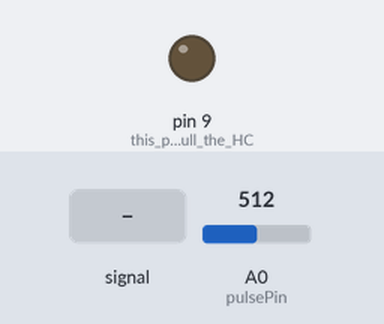
This sketch was run on a simulated Arduino Uno, built with avr-gcc and run on an emulated ATmega328P. Parts: output pins drawn as LEDs (lit = HIGH). The inputs (shaded band) are chosen by the test bench; at power-on: A0 (pulsePin) = 512. The modem accepts every AT command (registered, SIM ready, sends succeed) and sends nothing else; what the sketch prints to the serial monitor is not drawn.

Above: at 0.05 s.
At 2.3 s:
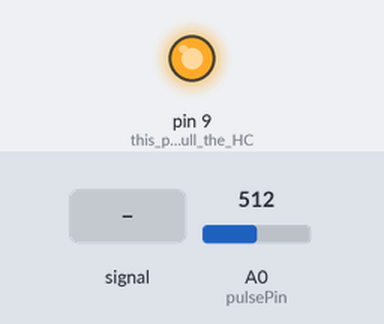
2.4 s: A0 (pulsePin) fed a 200 Hz sine of ±81 counts around its level
Timing chart, 0 to 5.4 s (numbered marks = the images above; inputs shaded):
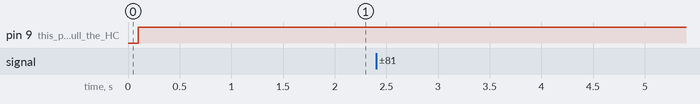

The sketch:

sensor_watch.ino
```cpp
#include <SoftwareSerial.h>
#include <Wire.h>

static SoftwareSerial BTSerial (11,10);
// ascii code in char {A, T, CR, LF};
byte AT[] = {0x41, 0x54, 0x0D, 0x0A};

// ascii code in char {A, T, +, I, N, I, T, CR, LF}
byte INIT[] = {0x41, 0x54, 0x2B, 0x49, 0x4E, 0x49, 0x54, 0x0D, 0x0A};

// ascii code in char {A, T, +, I, N, Q, CR, LF}
byte INQ[] = {0x41, 0x54, 0x2B, 0x49, 0x4E, 0x51, 0x0D, 0x0A};

// ascii code in char {A, T, +, S, T, A, T, E, CR, LF}
byte STATE[] = {0x41, 0x54, 0x2B, 0x53, 0x54, 0x41, 0x54, 0x45, 0x0D, 0x0A};

// note: char CR and LF is the end of the cmd, they must be added// ascii code in char {A, T, CR, LF};

//  Variables
int pulsePin = 0;                 // Pulse Sensor purple wire connected to analog pin 0

// Volatile Variables, used in the interrupt service routine!
volatile int BPM;                   // int that holds raw Analog in 0. updated every 2mS
volatile int Signal;                // holds the incoming raw data
volatile int IBI = 600;             // int that holds the time interval between beats! Must be seeded!
volatile boolean Pulse = false;     // "True" when User's live heartbeat is detected. "False" when not a "live beat".
volatile boolean QS = false;        // becomes true when Arduoino finds a beat.

int x0 = 1, x1 = 0, x2 = 0, x3 = 0;

void setup () {
}

//  Where the Magic Happens
void loop () {
    grafcet();
    delay (20);                             //  take a break
}

void grafcet() {
    if (x0 == 1) {
        x0 = 0;
        x1 = 1;
    } else if (x1 == 1) { // A Heartbeat Was Found
        x1 = 0;
        x2 = 1;
    } else if (x2 == 1) {
        x2 = 0;
        x3 = 1;
    } else if (x3 == 1) {
        x3 = 0;
        x2 = 1;
    }
    action();
}

void action() {
    if (x0 == 1) {
    } else if(x1 == 1) {
        Serial.begin (115200);             // we agree to talk fast!
        while (!Serial);                   // this is necessary for Leonardo to find the serialport.
        delay (100);
        initBTSerial ();
        interruptSetup ();                 // sets up to read Pulse Sensor signal every 2mS
    } else if (x2 == 1) {
        if (QS == true) {
            QS = false;
        } else {
            BPM = -1;
        }
    } else if (x3 == 1) {
        // BPM and IBI have been Determined
        // Quantified Self "QS" true when arduino finds a heartbeat
        sendDataToSerial (BPM); // A Beat Happened, Output that to serial.
    }
}

void initBTSerial () {
    pinMode (9, OUTPUT);  // this pin will pull the HC-05 pin 34 (key pin) HIGH to switch module to AT mode
    digitalWrite (9, HIGH);
    BTSerial.begin (38400);  // HC-05 default speed in AT command more

    delay (200);
    for (int i = 0; i < sizeof (INIT); i++) {
        BTSerial.write (INIT[i]);
    }
    delay (200);
    for (int i = 0; i < sizeof (INQ); i++) {
        BTSerial.write (INQ[i]);
    }
}

void sendDataToSerial (int data){
  if (data != -1) {
    char pulse[4];

    sprintf (pulse, "%03i", data);

    char result_prefix[17] = "From Bio Watch: ";
    char result_postfix[2] = "\n";
    char result[25];

    for (int i = 0; i < sizeof (result_prefix) - 1; i++) {
        result[i] = result_prefix[i];
    }

    for (int i = 0; i < sizeof (pulse) - 1; i++) {
        result[i + 16] = pulse[i];
    }

    result[19] = result_postfix[0];
    result[20] = result_postfix[1];
    Serial.println ("T");
    Serial.print (result);
    BTSerial.write (result);
  }
}
```

Interrupt.ino
```cpp
volatile int rate[10];                    // array to hold last ten IBI values
volatile unsigned long sampleCounter = 0;          // used to determine pulse timing
volatile unsigned long lastBeatTime = 0;           // used to find IBI
volatile int P =512;                      // used to find peak in pulse wave, seeded
volatile int T = 512;                     // used to find trough in pulse wave, seeded
volatile int thresh = 525;                // used to find instant moment of heart beat, seeded
volatile int amp = 100;                   // used to hold amplitude of pulse waveform, seeded
volatile boolean firstBeat = true;        // used to seed rate array so we startup with reasonable BPM
volatile boolean secondBeat = false;      // used to seed rate array so we startup with reasonable BPM


void interruptSetup (){
    // Initializes Timer2 to throw an interrupt every 2mS.// Initializes Timer2 to throw an interrupt every 2mS.
    // Leonardo
    TCCR1A = 0x00;
    TCCR1B = 0x0C;
    OCR1A = 0x7C;
    TIMSK1 = 0x02;

    // Uno
    // TCCR2A = 0x02;     // DISABLE PWM ON DIGITAL PINS 3 AND 11, AND GO INTO CTC MODE
    // TCCR2B = 0x06;     // DON'T FORCE COMPARE, 256 PRESCALER
    // OCR2A = 0X7C;      // SET THE TOP OF THE COUNT TO 124 FOR 500Hz SAMPLE RATE
    // TIMSK2 = 0x02;     // ENABLE INTERRUPT ON MATCH BETWEEN TIMER2 AND OCR2A
    sei ();             // MAKE SURE GLOBAL INTERRUPTS ARE ENABLED
}


// THIS IS THE TIMER 2 INTERRUPT SERVICE ROUTINE.
// Timer 2 makes sure that we take a reading every 2 miliseconds
ISR(TIMER1_COMPA_vect){                         // triggered when Timer2 counts to 124
  cli();                                      // disable interrupts while we do this
  Signal = analogRead(pulsePin);              // read the Pulse Sensor
  sampleCounter += 2;                         // keep track of the time in mS with this variable
  int N = sampleCounter - lastBeatTime;       // monitor the time since the last beat to avoid noise

    //  find the peak and trough of the pulse wave
  if(Signal < thresh && N > (IBI/5)*3){       // avoid dichrotic noise by waiting 3/5 of last IBI
    if (Signal < T){                        // T is the trough
      T = Signal;                         // keep track of lowest point in pulse wave
    }
  }

  if(Signal > thresh && Signal > P){          // thresh condition helps avoid noise
    P = Signal;                             // P is the peak
  }                                        // keep track of highest point in pulse wave

  //  NOW IT'S TIME TO LOOK FOR THE HEART BEAT
  // signal surges up in value every time there is a pulse
  if (N > 250){                                   // avoid high frequency noise
    if ( (Signal > thresh) && (Pulse == false) && (N > (IBI/5)*3) ){
      Pulse = true;                               // set the Pulse flag when we think there is a pulse
      IBI = sampleCounter - lastBeatTime;         // measure time between beats in mS
      lastBeatTime = sampleCounter;               // keep track of time for next pulse

      if(secondBeat){                        // if this is the second beat, if secondBeat == TRUE
        secondBeat = false;                  // clear secondBeat flag
        for(int i=0; i<=9; i++){             // seed the running total to get a realisitic BPM at startup
          rate[i] = IBI;
        }
      }

      if(firstBeat){                         // if it's the first time we found a beat, if firstBeat == TRUE
        firstBeat = false;                   // clear firstBeat flag
        secondBeat = true;                   // set the second beat flag
        sei();                               // enable interrupts again
        return;                              // IBI value is unreliable so discard it
      }


      // keep a running total of the last 10 IBI values
      word runningTotal = 0;                  // clear the runningTotal variable

      for(int i=0; i<=8; i++){                // shift data in the rate array
        rate[i] = rate[i+1];                  // and drop the oldest IBI value
        runningTotal += rate[i];              // add up the 9 oldest IBI values
      }

      rate[9] = IBI;                          // add the latest IBI to the rate array
      runningTotal += rate[9];                // add the latest IBI to runningTotal
      runningTotal /= 10;                     // average the last 10 IBI values
      BPM = 60000/runningTotal;               // how many beats can fit into a minute? that's BPM!
      QS = true;                              // set Quantified Self flag
      // QS FLAG IS NOT CLEARED INSIDE THIS ISR
    }
  }

  if (Signal < thresh && Pulse == true){   // when the values are going down, the beat is over
    Pulse = false;                         // reset the Pulse flag so we can do it again
    amp = P - T;                           // get amplitude of the pulse wave
    thresh = amp/2 + T;                    // set thresh at 50% of the amplitude
    P = thresh;                            // reset these for next time
    T = thresh;
  }

  if (N > 2500){                           // if 2.5 seconds go by without a beat
    thresh = 512;                          // set thresh default
    P = 512;                               // set P default
    T = 512;                               // set T default
    lastBeatTime = sampleCounter;          // bring the lastBeatTime up to date
    firstBeat = true;                      // set these to avoid noise
    secondBeat = false;                    // when we get the heartbeat back
  }

  sei();                                   // enable interrupts when youre done!
}// end isr
```

Measured:
- after the input at 2.4 s, every drawn part: stays the same
